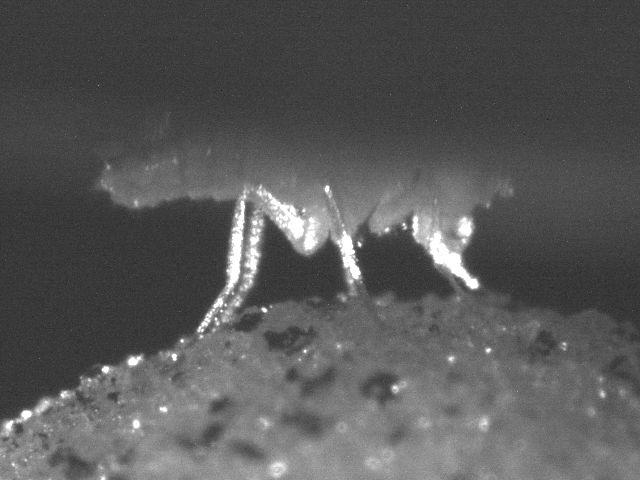
#> input picture annotation/test_data/frame0002.jpg, 640 x 480 px, given in place of t, which was not available; the run also reads 1 picture not shown here
$ python -i annotation.py   (imports and definitions only)   (older library calls are emulated)
#> lines starting #> are read from the running program, lines starting #| are printed output that depends on the picture; after the words box and inside, x2 and y2 are one past the last pixel; in counts of white or black regions, pixels touching at a corner belong together; pictures that were not available may be replaced by others from this repository, and a replacement may not be noted
#!/usr/bin/env python3
"""
Annotation module
=================

This module provides functions to facilitate/semi-automate the annotation process
of behavior videos of *Drosophila Melanogaster*.

The method is describe in: Chen, Hermans, et al. "Imaging neural activity in the ventral nerve cord of behaving adult Drosophila", Nature Communications 2018

NOTE: The regions selection can be quite slow if a laptop touchpad is used. I recommend to use a proper mouse.

Dependencies
------------
python3     (tested with 3.6.5)
numpy       (tested with 1.14.3 and 1.14.4)
OpenCV      (tested with 3.4.1)
matplotlib  (tested with 2.2.2)
ffmpeg      (tested with 3.4.2 and 4.0)

Copyright (C) 2018 F. Aymanns, florian.aymanns@epfl.ch

Permission is hereby granted, free of charge, to any person obtaining a copy of this software and associated documentation files (the "Software"), to deal in the Software without restriction, including without limitation the rights to use, copy, modify, merge, publish, distribute, sublicense, and/or sell copies of the Software, and to permit persons to whom the Software is furnished to do so, subject to the following conditions:

The above copyright notice and this permission notice shall be included in all copies or substantial portions of the Software.

THE SOFTWARE IS PROVIDED "AS IS", WITHOUT WARRANTY OF ANY KIND, EXPRESS OR IMPLIED, INCLUDING BUT NOT LIMITED TO THE WARRANTIES OF MERCHANTABILITY, FITNESS FOR A PARTICULAR PURPOSE AND NONINFRINGEMENT. IN NO EVENT SHALL THE AUTHORS OR COPYRIGHT HOLDERS BE LIABLE FOR ANY CLAIM, DAMAGES OR OTHER LIABILITY, WHETHER IN AN ACTION OF CONTRACT, TORT OR OTHERWISE, ARISING FROM, OUT OF OR IN CONNECTION WITH THE SOFTWARE OR THE USE OR OTHER DEALINGS IN THE SOFTWARE.
"""
import numpy as np
import math
import cv2
import glob
import os.path
from matplotlib import pyplot as plt
from subprocess import call
import sys

regions = []

# [24 lines left out: functions get_regions, set_regions, not called in this run]

class NoRegionsSpecified(Exception):
    """Raised if no Regions are specified for saving."""
    pass

# [194 lines left out: functions save_regions, load_regions, region_selection_callback, region_selection, hysteresis_filter, plot_histogram, not called in this run]

class NoFilesError(Exception):
    """Exception raised if no image files are found."""
    pass

# [70 lines left out: functions find_image_files, show_frame, not called in this run]

def annotate(paths,
            hysteresis_memory_walking=5,
            hysteresis_memory_grooming=5,
            threshold_walking=None,
            threshold_grooming=None,
            verbosity=0,
            save_raw=False):
    """
    This function produces annotation sequences of walking and grooming for behavior videos.

    Parameters
    ----------
    paths : list of strings
        Paths to frames of behavior video.
    hysteresis_memory_walking : int, default=5
        Length for :func:`~nely_suite.annotation.hysteresis_filter` applied to walking sequence.
    hysteresis_memory_grooming : int, default=5
        Length for :func:`~nely_suite.annotation.hysteresis_filter` applied to grooming sequence.
    threshold_walking : float, optional
        Threshold for walking region in number of pixels. Used to detect motion. For details see paper.
        If not specified, the Otsu threshold is used.
    threshold_grooming : float, optional
        Threshold for grooming region in number of pixels. Used to detect motion. For details see paper.
        If not specified, the Otsu threshold is used.
    verbosity : int, default=0
        Changes amount of output.
    save_raw : boolean, default=False
        Saves unfiltered sequences as text files.

    Returns
    -------
    walking_seq : 1d np.array of type boolean
        Sequence indicating grooming for each frame.
    grooming_seq : 1d np.array of type boolean
        Sequence indicating grooming for each frame.

    Examples
    --------
    >>>paths = find_image_files(path)
    >>>img = cv2.imread(paths[0],cv2.IMREAD_GRAYSCALE)
    >>>region_selection(img)
    >>>[walking_seq, grooming_seq] = annotate(paths, hysteresis_memory=5, save_raw=True)
    """
#> called with paths = 'test_data/frame0002.jpg', hysteresis_memory_walking = 5, hysteresis_memory_grooming = 5, verbosity = 0, save_raw = False

    global regions
    n_frames = len(paths)

    previous_img = cv2.imread(paths[0], cv2.IMREAD_GRAYSCALE)
#> previous_img is the input picture: shape (480, 640); min 32, max 255, mean 88.1
    ret, previous_img = cv2.threshold(previous_img, 132, 255, cv2.THRESH_BINARY)
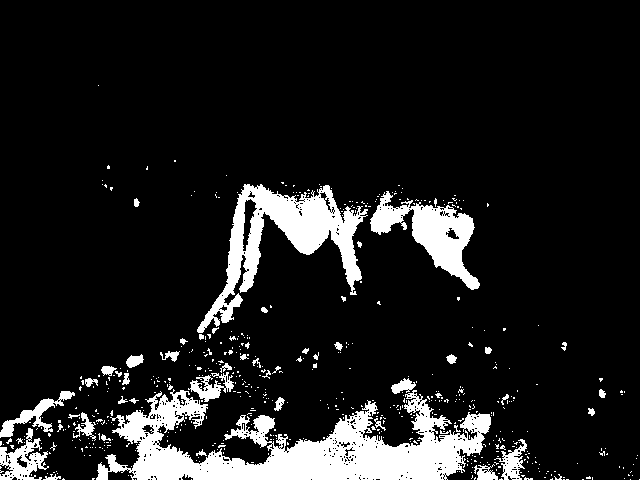
#> previous_img: shape (480, 640); 11.5% white; 564 white regions (516 under 20 px), largest, box (x1, y1, x2, y2) and area: (96, 389, 491, 480) 16570, (197, 184, 368, 333) 7665, (370, 191, 480, 290) 4001
    nonzero_count_walking = np.zeros(n_frames-1)
    nonzero_count_grooming = np.zeros(n_frames-1)
    i = 0
    for p in paths[1:]:
        img = cv2.imread(p, cv2.IMREAD_GRAYSCALE)
        ret, thresh_img = cv2.threshold(img, 132, 255, cv2.THRESH_BINARY)
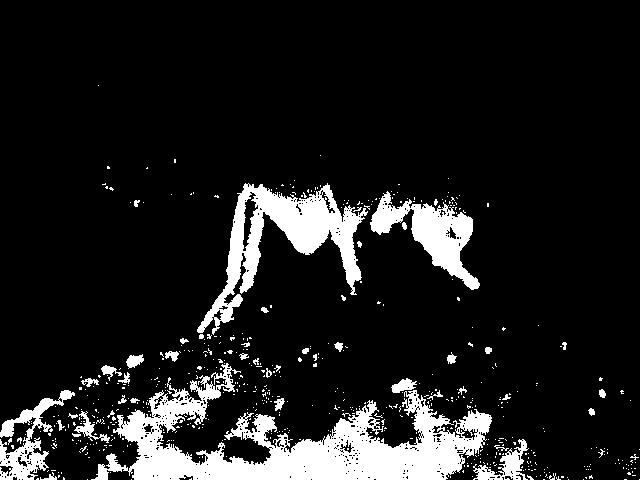
#> thresh_img: shape (480, 640); 11.7% white; 572 white regions (528 under 20 px), largest, box (x1, y1, x2, y2) and area: (91, 363, 492, 480) 17809, (197, 183, 368, 335) 7678, (370, 191, 480, 290) 3923
        diff_img = abs(thresh_img - previous_img)
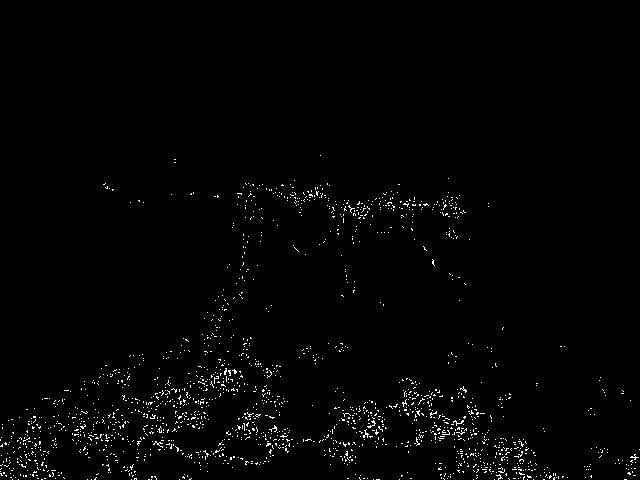
#> diff_img: shape (480, 640); min 0, max 255, mean 3.6
        median_blurred_diff_img = cv2.medianBlur(diff_img, 5)
#> (the run stopped early here; a loop or call above may not have finished)
